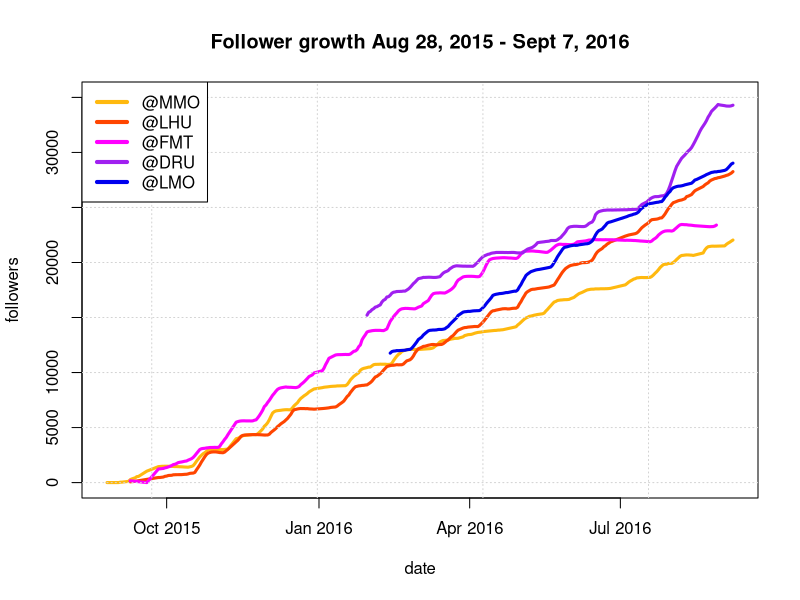
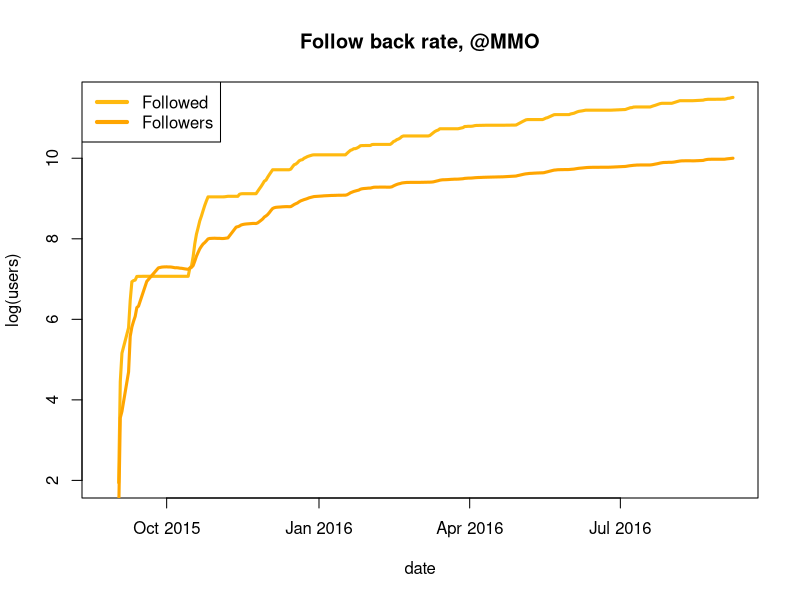
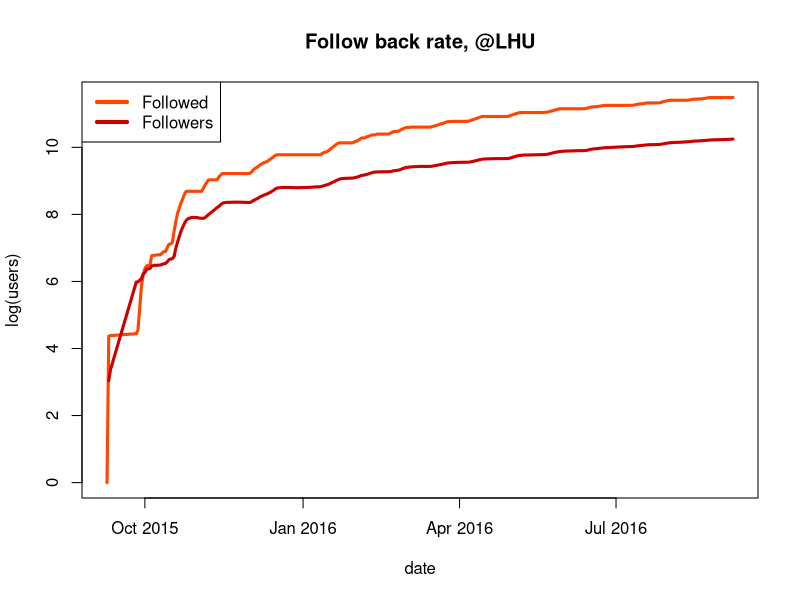
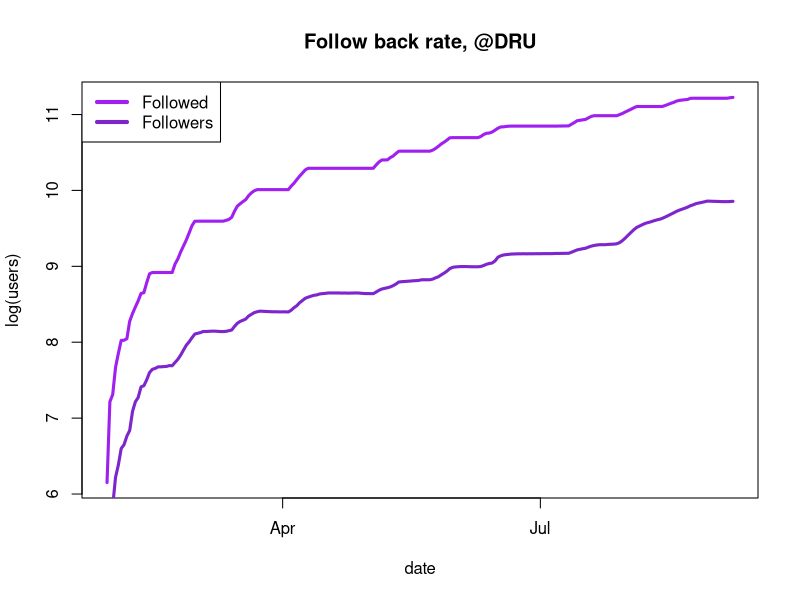
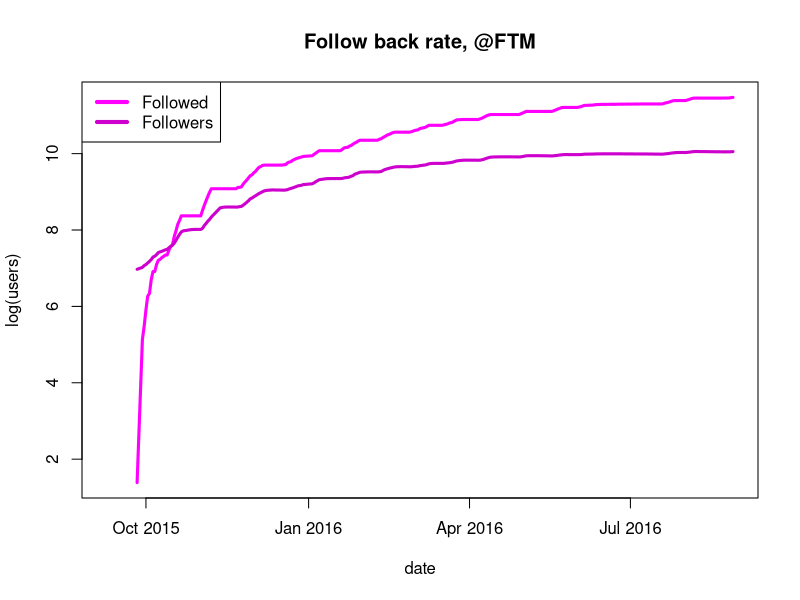
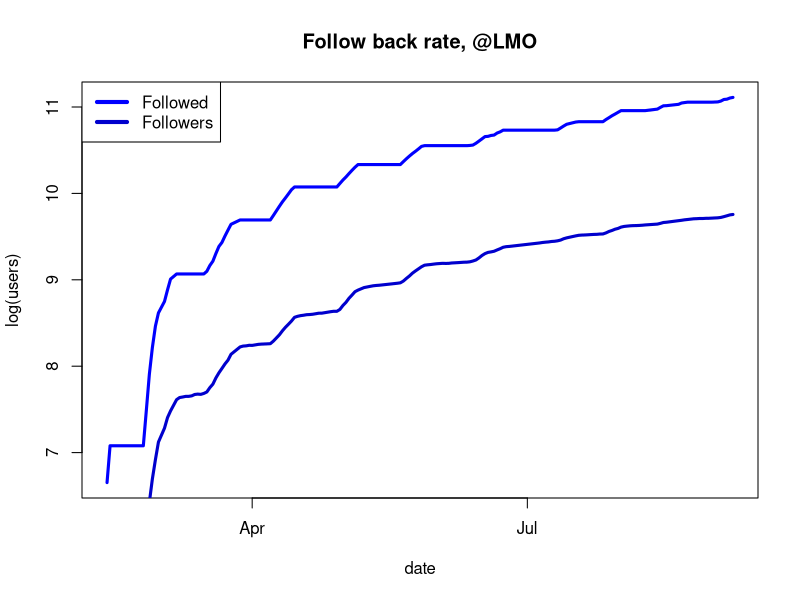
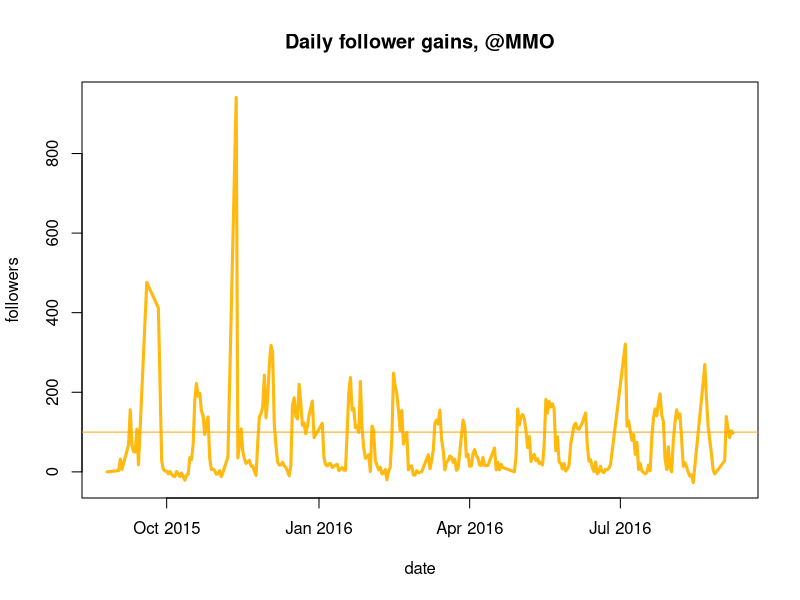

The R source for these figures, in order:
##########################################################################################
##############################       HELPER FUNCTIONS       ##############################
##########################################################################################

# function foldList sums all the entries in a list with their previous entries
# and returns a list with each entry as the sum of those previous entries
foldList <- function(list){
  sum_so_far = 0
  folded_list = c(sum_so_far)
  n = length(list)
  for (i in 1:n){
    sum_so_far = folded_list[i] + list[i]
    folded_list= c(folded_list, sum_so_far)
  }
  return(folded_list[-1])
}

##########################################################################################
##############################             DATA            ##############################
##########################################################################################

# reading in the data
lhu_dat = read.csv("data/LHU_stats.csv", header = T)
mmo_dat = read.csv("data/MMO_stats.csv", header = T)
ftm_dat = read.csv("data/FTM_stats.csv", header = T)
dru_dat = read.csv("data/DRU_stats.csv", header = T)
lmo_dat = read.csv("data/LMO_stats.csv", header = T)

# mmo_dat has the largest interval of observations
n = length(mmo_dat$Date)

# creating dates
mmo_dat$Date <- as.Date(mmo_dat$Date, "%m/%d/%Y")
lhu_dat$Date <- as.Date(lhu_dat$Date, "%m/%d/%Y")
ftm_dat$Date <- as.Date(ftm_dat$Date, "%m/%d/%Y")
dru_dat$Date <- as.Date(dru_dat$Date, "%m/%d/%Y")
lmo_dat$Date <- as.Date(lmo_dat$Date, "%m/%d/%Y")

##########################################################################################
##############################       FOLLOWER  GAINS        ##############################
##########################################################################################

# Plotting the data in fancy Instagram colours
plot(Followers ~ Date, mmo_dat,type = "l", ann = FALSE, col = 'darkgoldenrod1', lwd = 3, ylim = c(0,35000))
lines(Followers ~ Date, lhu_dat,type = "l", col = 'orangered', lwd = 3)
lines(Followers ~ Date, ftm_dat,type = "l", col = 'magenta', lwd = 3)
lines(Followers ~ Date, dru_dat,type = "l", col = 'purple', lwd = 3)
lines(Followers ~ Date, lmo_dat,type = "l", col = 'blue2', lwd = 3)
title(main="Follower growth Aug 28, 2015 - Sept 7, 2016", xlab="date", ylab="followers", lwd = 3)
grid(nx = NULL, col = "lightgray", lty = "dotted",lwd = par("lwd"), equilogs = TRUE)
legend("topleft", legend = c( "@MMO","@LHU", "@FMT", "@DRU", "@LMO"), col = c('darkgoldenrod1', 'orangered', 'magenta', "purple", "blue2"), lwd = 4, lty= 1:1)

##########################################################################################
##############################      FOLLOW BACK RATIO       ##############################
##########################################################################################
# plotting visualization of follow-back ratios

# follow-back for @MMO
plot(log(foldList(Followed)) ~ Date, ann = FALSE, mmo_dat,type = "l", col = 'darkgoldenrod1', lwd = 3)
lines(log((Followers - Followers[1])) ~ Date, mmo_dat, col = "orange", lwd = 3)
title(main = "Follow back rate, @MMO", xlab = "date", ylab = "log(users)")
legend("topleft", legend = c( "Followed","Followers"), col = c('darkgoldenrod1', 'orange'), lwd = 4, lty= 1:1)
# math to determine follow-back ratio
total_followed_lhu = tail(foldList(lhu_dat$Followed), n = 1)
total_followers_lhu = tail(lhu_dat$Followers, n = 1)  - lhu_dat$Followers[1]
lhu_fbr = total_followers_lhu/total_followed_lhu

# follow-back for @LHU
plot(log(foldList(Followed)) ~ Date, ann = FALSE, lhu_dat,type = "l", col = 'orangered', lwd = 3)
lines(log((Followers- Followers[1])) ~ Date, lhu_dat, col = "red3", lwd = 3)
title(main = "Follow back rate, @LHU", xlab = "date", ylab = "log(users)")
legend("topleft", legend = c( "Followed","Followers"), col = c('orangered', 'red3'), lwd = 4, lty= 1:1)
# math to determine follow-back ratio
total_followed_lhu = tail(foldList(lhu_dat$Followed), n = 1)
total_followers_lhu = tail(lhu_dat$Followers, n = 1)  - lhu_dat$Followers[1]
lhu_fbr = total_followers_lhu/total_followed_lhu

# follow-back for @DRU
plot(log(foldList(Followed)) ~ Date, ann = FALSE, dru_dat,type = "l", col = 'purple', lwd = 3)
lines(log((Followers-Followers[1])) ~ Date, dru_dat, col = "purple3", lwd = 3)
title(main = "Follow back rate, @DRU", xlab = "date", ylab = "log(users)")
legend("topleft", legend = c( "Followed","Followers"), col = c('purple', 'purple3'), lwd = 4, lty= 1:1)
# math to determine follow-back ratio
total_followed_dru = tail(foldList(dru_dat$Followed), n = 1)
total_followers_dru = tail(dru_dat$Followers, n = 1)  - dru_dat$Followers[1]
dru_fbr = (total_followers_dru)/total_followed_dru

# follow-back for @FTM
plot(log(foldList(Followed)) ~ Date, ann = FALSE, ftm_dat,type = "l", col = 'magenta', lwd = 3)
lines(log((Followers- Followers[1])) ~ Date, ftm_dat, col = "magenta3", lwd = 3)
title(main = "Follow back rate, @FTM", xlab = "date", ylab = "log(users)")
legend("topleft", legend = c( "Followed","Followers"), col = c('magenta', 'magenta3'), lwd = 4, lty= 1:1)
# math to determine follow-back ratio
total_followed_ftm = tail(foldList(ftm_dat$Followed), n = 1)
total_followers_ftm = tail(ftm_dat$Followers, n = 1)  - ftm_dat$Followers[1]
ftm_fbr = total_followers_ftm/total_followed_ftm

# follow-back for @LMO
plot(log(foldList(Followed)) ~ Date, ann = FALSE, lmo_dat,type = "l", col = 'blue', lwd = 3)
lines(log((Followers- Followers[1])) ~ Date, lmo_dat, col = "blue3", lwd = 3)
title(main = "Follow back rate, @LMO", xlab = "date", ylab = "log(users)")
legend("topleft", legend = c( "Followed","Followers"), col = c('blue', 'blue3'), lwd = 4, lty= 1:1)
# math to determine follow-back ratio
total_followed_lmo = tail(foldList(lmo_dat$Followed), n = 1)
total_followers_lmo = tail(lmo_dat$Followers, n = 1)  - lmo_dat$Followers[1]
lmo_fbr = total_followers_lmo/total_followed_lmo

# plotting daily follower gains
plot(Gains ~ Date, mmo_dat,type = "l", ann = FALSE, col = 'darkgoldenrod1', lwd = 3)
abline(mean(dru_dat$Gains),0, col = "orange")
title(main="Daily follower gains, @MMO", xlab="date", ylab="followers", lwd = 3)

## TODO: figure out a way to smmoth data to give observations for each day
## TODO: do a plot of followback ratio 





